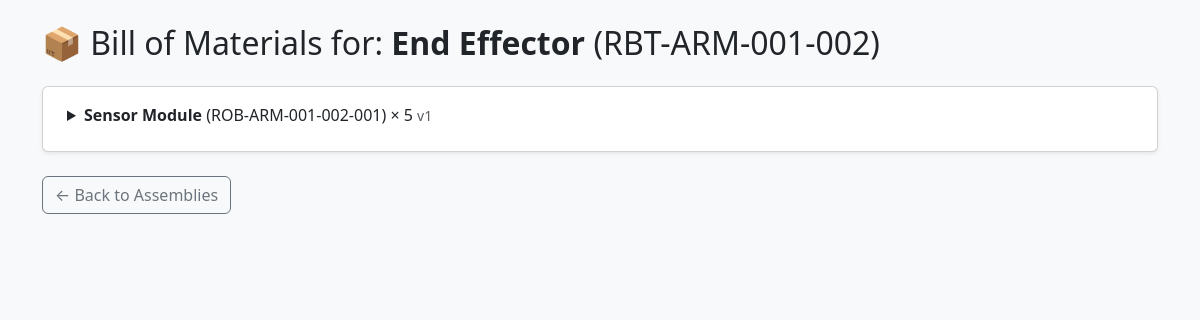
Screenshot of /bom/2/ with the database file from the repository.
### parts/models.py (models this page shows, shortened)
class Part(models.Model):
    part_number = models.CharField(max_length=100, unique=True)  # Unique ID for the part
    name = models.CharField(max_length=255)                      # Human-readable name
    version = models.CharField(max_length=10)                    # Version like v1, v2
    description = models.TextField(blank=True)                   # Optional notes
    created_at = models.DateTimeField(auto_now_add=True)         # Timestamp
    created_by = models.ForeignKey(get_user_model(), on_delete=models.SET_NULL, null=True)

### bom/models.py (models this page shows, shortened)
class BOMItem(models.Model):
    parent = models.ForeignKey(
        Part,
        related_name='bom_parent',
        on_delete=models.CASCADE,
        help_text="The main part (assembly)"
    )
    child = models.ForeignKey(
        Part,
        related_name='bom_child',
        on_delete=models.CASCADE,
        help_text="Component that is part of the assembly"
    )
    quantity = models.PositiveIntegerField(default=1)
    class Meta:
        unique_together = ('parent', 'child')  # Prevent duplicate entries

### bom/views.py (the view)
# urls.py: path('<int:part_id>/', views.bom_detail, name='bom_detail'),
def bom_detail(request, part_id):
    part = get_object_or_404(Part, id=part_id)
    bom_tree = get_bom_tree(part)
    return render(request, 'bom/bom_detail.html', {
        'part': part,
        'bom_tree': bom_tree
    })

### bom/views.py (called while the page is built)
def get_bom_tree(part):
    items = BOMItem.objects.filter(parent=part)
    tree = []
    for item in items:
        child = item.child
        documents = Document.objects.filter(part=child)
        children = get_bom_tree(child)
        tree.append({
            'item': item,
            'children': children,
            'documents': documents
        })
    return tree

### bom/templates/bom/bom_detail.html (shortened to what this page needs)
<!DOCTYPE html>
<html lang="en">
<head>
    <link href="https://cdn.jsdelivr.net/npm/bootstrap@5.3.0/dist/css/bootstrap.min.css" rel="stylesheet">
</head>
<body class="bg-light py-4">
<div class="container">
    <h2 class="mb-4">📦 Bill of Materials for: <strong>{{ part.name }}</strong> ({{ part.part_number }})</h2>
    {% if bom_tree %}
        <div class="card shadow-sm p-3">
            {% for node in bom_tree %}
                {% include "bom/bom_node.html" with node=node level=0 %}
            {% endfor %}
        </div>
    {% else %}
        <div class="alert alert-warning">No BOM items found for this part.</div>
    {% endif %}
    <a href="/bom/" class="btn btn-outline-secondary mt-4">← Back to Assemblies</a>
</div>
</body>
</html>

### bom/templates/bom/bom_node.html (shortened to what this page needs)
<div class="ms-{{ level|add:2 }} mb-2">
  <details>
    <summary>
      <strong>{{ node.item.child.name }}</strong>
      ({{ node.item.child.part_number }}) × {{ node.item.quantity }}
      <small class="text-muted">v{{ node.item.child.version }}</small>
    </summary>
  </details>
</div>

### rows the page displays
Part: name "End Effector", part_number "RBT-ARM-001-002"
BOMItem: item.child.name "Sensor Module", item.child.part_number "ROB-ARM-001-002-001", item.quantity "5", item.child.version "1"
